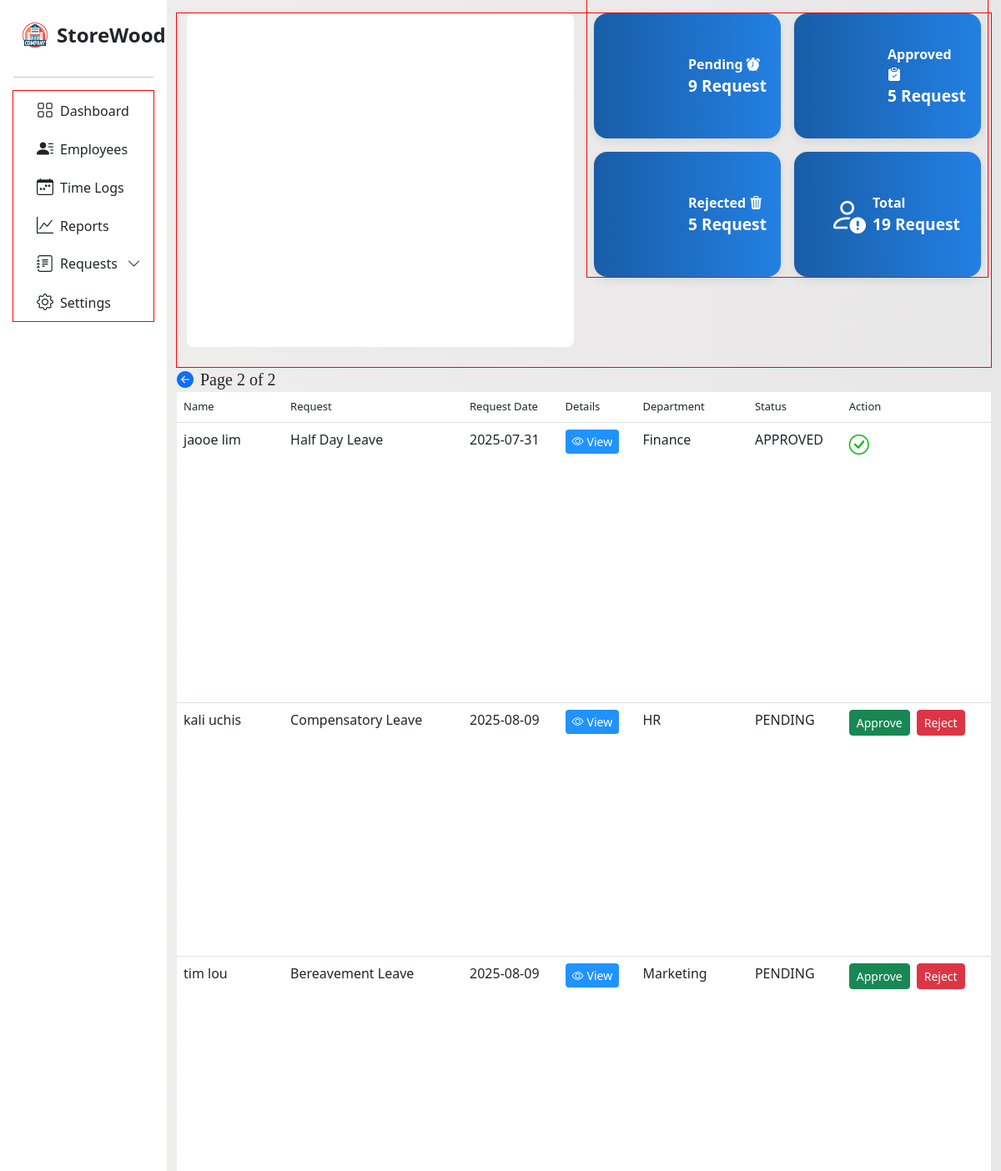
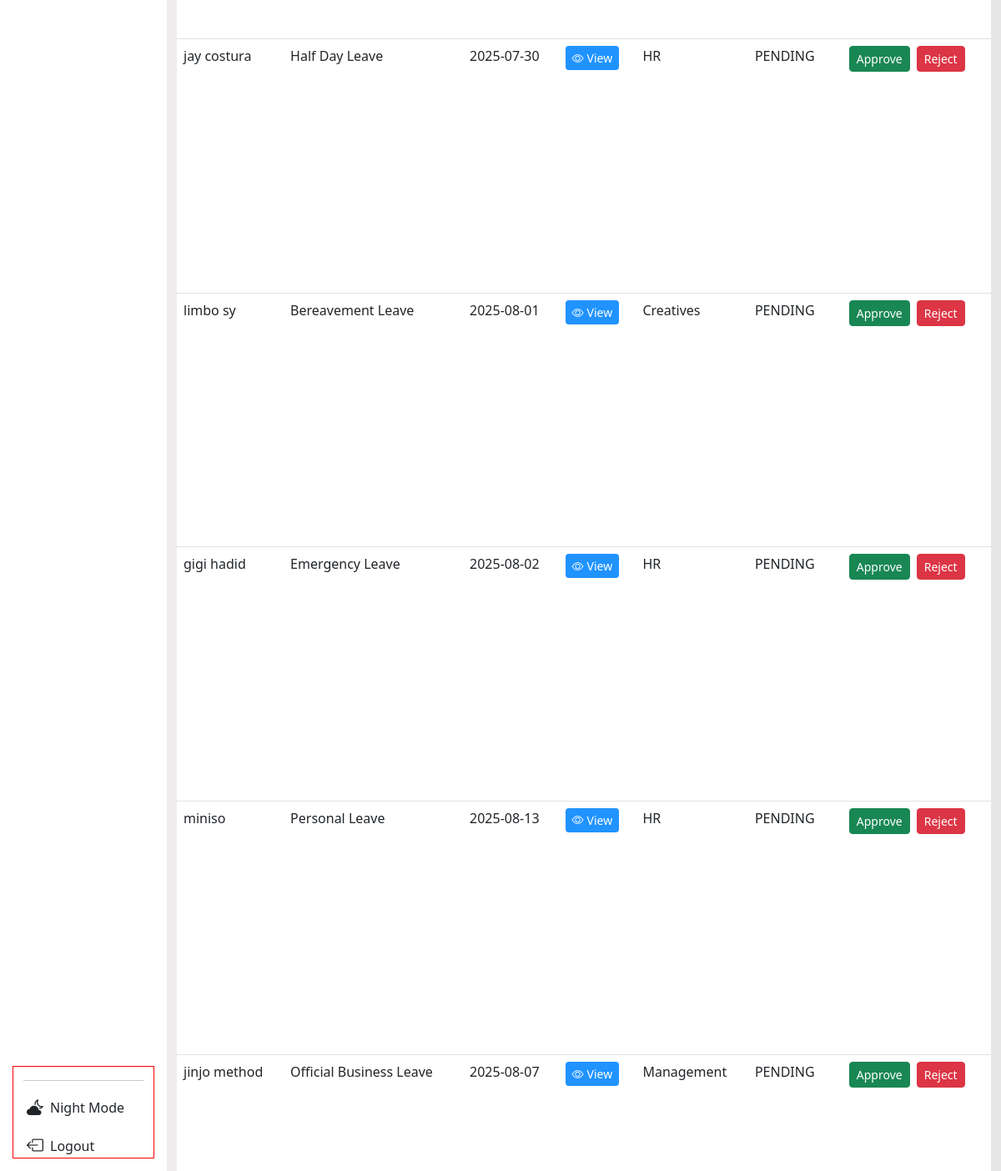
Page /request_page?page=2 on the committed database (2 pictures, top to bottom).
### tables this page shows
CREATE TABLE request (
                    id INTEGER PRIMARY KEY AUTOINCREMENT,
                    request_id TEXT,
                    name TEXT,
                    request_type TEXT,
                    date TEXT,
                    details TEXT,
                    department TEXT,
                    status TEXT DEFAULT 'PENDING',
                    action TEXT, time);

### App/main.py (the view)
@app.route('/request_page', methods=['GET'])
def request_page():
    rows = []
    page = int(request.args.get('page', 1))
    per_page = 10
    offset = (page - 1) * per_page
    try:
        with sqlite3.connect(db.connect_request_table()) as req_con:
            df = pd.read_sql_query("SELECT * FROM request", req_con)
            count_stats = df['status'].value_counts()
            pending = count_stats.get('PENDING', 0)
            approved = count_stats.get('APPROVED', 0)
            rejected = count_stats.get('REJECTED', 0)
            total_req = pending + approved + rejected
            record = {'pending': pending, 'approved': approved, 'rejected': rejected, 'total': total_req}
            cur = req_con.cursor()
            cur.execute('''SELECT name, request_type, date, details, department,
                        status, action, request_id FROM request LIMIT ? OFFSET ?''', (per_page, offset))
            display = cur.fetchall()
            for info in display:
                row = {'name': info[0], 'request': info[1],
                    'date': info[2], 'details': info[3],
                    'department': info[4], 'status': info[5],
                    'action': info[6], 'req_id': info[7]
                    }
                rows.append(row)
            cur.execute('''SELECT COUNT(*) FROM request''')
            total_rows = cur.fetchone()[0]
            total_page = math.ceil(total_rows / per_page)
            data = get_requests_per_day()
    except sqlite3.OperationalError:
        print("We're having a trouble retrieving request page data. Please try again." )
        traceback.print_exc()
    return render_template('req_page.html', page='requests', subpage='new',
                           rows = rows, records = record, request_data = data, total_pages = total_page, table_page = page)

### App/database.py (called while the page is built)
    def connect_request_table(self):
        return self.employee_leave_request

### App/main.py (called while the page is built)
def get_requests_per_day():
    data = defaultdict(int)
    with sqlite3.connect(db.connect_request_table()) as con:
        cur = con.cursor()
        cur.execute("SELECT date FROM request")
        fetch = cur.fetchall()
    for row in fetch:
        dates = row[0]
        try:
            date_object = datetime.strptime(dates, "%Y-%m-%d %H:%M:%S")
            only_date = date_object.date().isoformat()
            data[only_date] += 1
        except Exception as e:
            try:
                only_date = datetime.strptime(dates, "%Y-%m-%d").date().isoformat()
                data[only_date] += 1
            except Exception as e:
                print(f"Skipping invalid date: {dates}", e)
    chart_data = [{'x':date, 'y':count} for date, count in sorted(data.items())]
    return chart_data

### App/templates/req_page.html (shortened to what this page needs)
<!DOCTYPE html>
<html lang="en">
<head>
  <link rel="stylesheet" href="{{ url_for('static', filename='dash.css') }}">
  <link rel="stylesheet" href="{{ url_for('static', filename='request.css') }}">
  <link href="https://cdn.jsdelivr.net/npm/bootstrap-icons@1.11.3/font/bootstrap-icons.css" rel="stylesheet">
  <link href='https://unpkg.com/boxicons@2.1.4/css/boxicons.min.css' rel='stylesheet'>
  <link href="https://cdn.jsdelivr.net/npm/bootstrap@5.3.0/dist/css/bootstrap.min.css" rel="stylesheet">
</head>
<body>
<div class="container-fluid">
  <div class="row flex-nowrap">
<nav id="sidebarMenu" class="col-12 col-sm-4 col-md-3 col-lg-3 col-xl-2 bg-col px-0 position-sticky sticky-top">
  <div class="d-flex w-100 flex-column p-3 align-items-sm-start pt-4 h-100">
    <a href="/" class="d-flex align-items-center mb-3 text-dark text-decoration-none w-100 px-2">
      <img src="{{ url_for('static', filename='img/company.png') }}?v=2" alt="Logo" width="36" height="36" class="me-2">
      <span class="fs-4 fw-semibold">StoreWood</span>
    </a>
    <hr class="w-100">
    <ul class="nav nav-pills flex-column mb-auto w-100" id="menu">
      <div class="container con-li">
        <li class="nav-item">
          <a href="{{ url_for('management') }}" class="nav-link text-dark">
            <i class="fs-5 bi bi-grid"></i><span class="ms-2">Dashboard</span>
          </a>
        </li>
        <li class="nav-item">
          <a class="nav-link text-dark" href="{{ url_for('employees_management') }}">
            <i class="bi bi-person-lines-fill fs-5"></i><span class="ms-2">Employees</span>
          </a>
        </li>
        <li>
          <a href="#" class="nav-link text-dark">
            <i class="bi bi-calendar-week fs-5"></i><span class="ms-2">Time Logs</span>
          </a>
        </li>
        <li>
          <a href="#" class="nav-link text-dark">
            <i class="fs-5 bi bi-graph-up"></i><span class="ms-2">Reports</span>
          </a>
        </li>
      <li class="nav-item">
        <a class="nav-link d-flex justify-content-between align-items-center text-dark"
          data-bs-toggle="collapse" href="#requestsSubMenu"  role="button"
          aria-expanded="false" aria-controls="requestsSubMenu">
          <span class="d-flex align-items-center gap-2 flex-grow-1">
            <i class="fs-5 bi bi-journal-text"></i>
            <span class="text-truncate">Requests</span>
          </span>
          <i class="bi bi-chevron-down arrow-icon ms-2"></i>
        </a>
      </li>
        <li>
          <a href="#" class="nav-link text-dark">
            <i class="fs-5 bi bi-gear"></i><span class="ms-2">Settings</span>
          </a>
        </li>
      </div>
    </ul>
    <div class="container mt-auto">
      <hr class="w-100">
      <a href="{{ url_for('admin_login') }}" class="nav-link text-dark mt-3">
        <i class="bi bi-cloud-moon-fill fs-5 ms-1"></i><span class="ms-2">Night Mode</span>
      </a>
      <a href="{{ url_for('admin_login') }}" class="nav-link text-dark mt-3">
        <i class="bi bi-box-arrow-left fs-5 ms-1"></i><span class="ms-2">Logout</span>
      </a>
    </div>
  </div>
</nav>
<div class="main-top-var col py-3 content">
<div class="container">
  <div class="row">
    <div class="col-12 col-xl-6 mb-4">
      <div id="chart" data-requests='{{ request_data | tojson }}'></div>
    </div>
    <div class="col-12 col-xl-6 mb-4 ">
      <div class="row g-3">
        <div class="col-6">
          <div class="d-flex align-items-center w-100 justify-content-center text-white p-3 rounded-4 stat-box h-100">
            <div class="stat-content">
              <div class="stat-title">Pending <i class="bi bi-alarm-fill"></i></div>
              <div class="stat-value">{{ records.pending }} Request</div>
            </div>
          </div>
        </div>
        <div class="col-6">
          <div class="d-flex align-items-center w-100 justify-content-center text-white p-3 rounded-4 stat-box h-100">
            <div class="stat-content">
              <div class="stat-title">Approved <i class="bi bi-clipboard-check-fill"></i></div>
              <div class="stat-value">{{ records.approved }} Request</div>
            </div>
          </div>
        </div>
        <div class="col-6">
          <div class="d-flex align-items-center w-100 justify-content-center text-white p-3 rounded-4 stat-box h-100">
            <div class="stat-content">
              <div class="stat-title">Rejected <i class="bi bi-trash3-fill"></i></div>
              <div class="stat-value">{{ records.rejected }} Request</div>
            </div>
          </div>
        </div>
        <div class="col-6">
          <div class="d-flex align-items-center w-100 justify-content-center text-white p-3 rounded-4 stat-box h-100">
            <div class="ms-3 d-flex align-items-center justify-content-center" style="font-size: 2.8rem;">
              <i class="bi bi-person-exclamation"></i>
            </div>
            <div class="flex-grow-0 ms-2">
              <div class="stat-title">Total</div>
              <div class="stat-value">{{ records.total }} Request</div>
            </div>
          </div>
        </div>
      </div>
    </div>
  </div>
</div>
    <div class="table-responsive">
      <table class="table display min-vh-100" id="myTable">
        <thead class="head bg-black">
          <tr>
            <th>Name</th>
            <th>Request</th>
            <th>Request Date</th>
            <th>Details</th>
            <th>Department</th>
            <th>Status</th>
            <th>Action</th>
          </tr>
        </thead>
        <tbody>
          {% for row in rows %}
          <tr>
            <td>{{row['name']}}</td>
            <td>{{row['request']}}</td>
            <td>{{row['date']}}</td>
            <td>
              <a href="/read_request/{{row['req_id']}}"
                class="btn btn-info btn-sm"
                style="background-color: rgb(32, 147, 255); border: transparent;">
                <span style="color: white;" class="d-flex flex-row">
                  <i class="bi bi-eye me-1"></i> View
                </span>
              </a>
            </td>
            <td>{{row['department']}}</td>
            <td>{{row['status']}}</td>
            {%if row['status'] == 'PENDING' %}
            <td>
              <div class="d-flex flex-row gap-2">
                <form method="POST" action="/update_status">
                  <button type="submit" class="btn btn-success btn-sm">Approve</button>
                </form>
                <form method="POST" action="/update_status">
                  <button type="submit" class="btn btn-danger btn-sm">Reject</button>
                </form>
              </div>
            </td>
          {% else %}
            <td>
              <div class="d-flex flex-row gap-2">
                {% if row['status'] == 'APPROVED' %}
                  <i class="bi bi-check-circle fs-4" style="color: rgb(15, 181, 15);"></i>
                {% elif row['status'] == 'REJECTED' %}
                  <i class="bi bi-x-circle fs-4" style="color: rgb(225, 48, 48);"></i>
                {% endif %}
                </div>
            </td>
            {% endif %}
          </tr>
          {% endfor %}
          <div class="pagination d-flex w-100 justify-content-start gap-2">
            {% if table_page > 1 %}
              <a href="?page={{ table_page - 1 }}"><i class="bi bi-arrow-left-circle-fill fs-5"></i></a>
              {% endif %}
                <span class="fs-5" style="font-family: Georgia, 'Times New Roman', Times, serif; font-weight: 400">Page {{ table_page }} of {{ total_pages }}</span>
        </div>
          </div>
    </div>
  </div>
</div>
</body>
</html>

### App/static/dash.css (style rules this page uses)
* { scrollbar-width: none; }
body { background: linear-gradient(to right, #f0eded, #e8e7e7); overflow: hidden; scrollbar-width: none; height: 100%; }
*, *::before, *::after { box-sizing: border-box; }
.bg-col { background-color: rgb(255, 255, 255) !important; }
thead.head th { font-size: small; font-weight: 500; }
.bg-col { background-color: white; }
.bg-col ul li { min-width: 140px; max-width: 100%; width: auto; }
#sidebarMenu { height: 100vh; overflow-y: scroll; overflow-x: hidden; position: sticky; top: 0; scrollbar-width: none; -ms-overflow-style: none; }
main, .container, .row, .col { outline: 1px solid red; }
.stat-box { height: 100%; min-height: 100px; box-shadow: 0 4px 12px rgba(0, 0, 0, 0.08); }
.main-top-var { height: 100vh; overflow-y: auto; }
.arrow-icon { transition: transform 0.3s ease; display: inline-block; position: relative; width: 1.2em; text-align: center; }
.arrow-icon::before { content: ''; display: inline-block; width: 0; }

### App/static/request.css (style rules this page uses)
.stat-box { min-height: 150px; }
.stat-content { display: flex; flex-direction: column; justify-content: center; }
.stat-title { font-size: 1.1rem; font-weight: 600; }
.stat-value { font-size: 1.3rem; font-weight: bold; }
.stat-box { background: linear-gradient(to right,rgb(24, 93, 167),rgb(35, 128, 227) ) ; }
#chart { width: 100%; min-height: 400px; background-color: white; border-radius: 8px; }
.stat-box { background-color: #4e73df; }
.stat-title { font-weight: 600; font-size: 1rem; }
.stat-value { font-size: 1.2rem; }

### rows in the picture
request: name "jaooe lim", request "Half Day Leave", date "2025-07-31", department "Finance", status "APPROVED"
request: name "kali uchis", request "Compensatory Leave", date "2025-08-09", department "HR", status "PENDING"
request: name "tim lou", request "Bereavement Leave", date "2025-08-09", department "Marketing", status "PENDING"
request: name "jay costura", request "Half Day Leave", date "2025-07-30", department "HR", status "PENDING"
request: name "limbo sy", request "Bereavement Leave", date "2025-08-01", department "Creatives", status "PENDING"
request: name "gigi hadid", request "Emergency Leave", date "2025-08-02", department "HR", status "PENDING"
request: name "miniso", request "Personal Leave", date "2025-08-13", department "HR", status "PENDING"
request: name "jinjo method", request "Official Business Leave", date "2025-08-07", department "Management", status "PENDING"

### other values in the picture
{{ records.pending }} "9"
{{ records.approved }} "5"
{{ records.rejected }} "5"
{{ records.total }} "19"
{{ table_page }} "2"
{{ total_pages }} "2"
